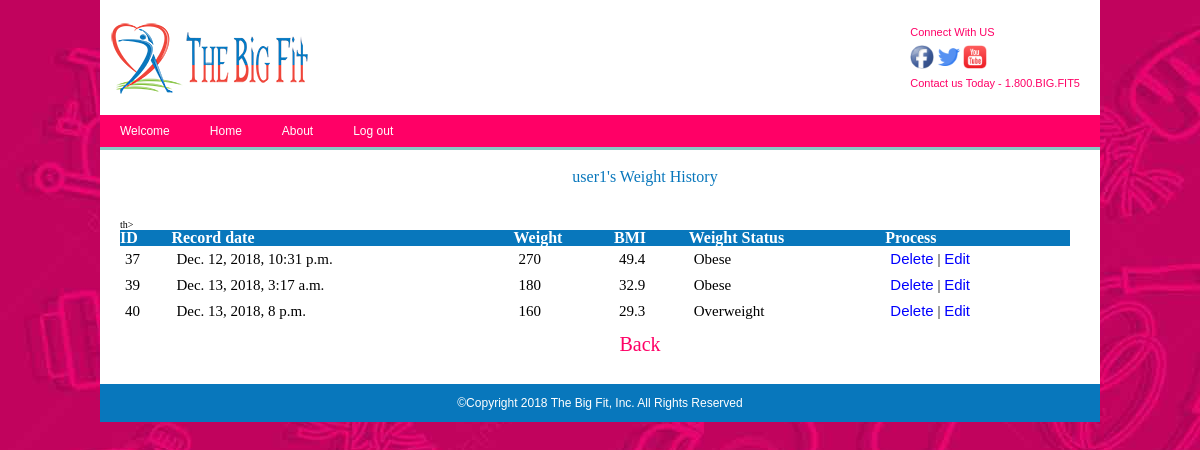
/weighthistory/ (signed in), run on the app's committed database.
### Bigfit/models.py (models this page shows, shortened)
class User(AbstractUser):
    SEX_CHOICES = [('M', 'Male'), ('F', 'Female')]
    target_weight = models.PositiveSmallIntegerField(validators=[MaxValueValidator(999)], null=True)
    feet = models.PositiveSmallIntegerField(validators=[MaxValueValidator(9)], null=True)
    inches = models.PositiveSmallIntegerField(validators=[MaxValueValidator(11)], null=True)
    date_of_birth = models.DateField(null=True)
    gender = models.CharField(choices=SEX_CHOICES, max_length=1, null=True)
    zip_code = models.CharField(max_length=5, null=True)
    phone = models.CharField(max_length=10, null=True)
    @property
    def totalInches(self):
        totalInches = self.feet*12 + self.inches
        return totalInches
    class Meta:
        ordering = ['last_name', 'first_name', 'id']

class WeightTracker(models.Model):
    user = models.ForeignKey('User', blank=True, null=True, on_delete=models.CASCADE)
    record_date = models.DateTimeField(auto_now_add=True)
    weight = models.PositiveSmallIntegerField(validators=[MaxValueValidator(999)])
    insert_date = models.DateTimeField(auto_now_add=True)
    update_date = models.DateTimeField(auto_now=True)
    @property
    def bmi(self):
        inches = self.user.totalInches
        weight = self.weight
        bmi = round((weight / (inches * inches)) * 703.0, 1)
        return bmi
    @property
    def weightStatus(self):
        status = None
        if self.bmi <= 18.5:
            status = "Underweight"
        elif 18.5 <= self.bmi <= 24.9:
            status = "Normal weight"
        elif 25 <= self.bmi <= 29.9:
            status = "Overweight"
        elif self.bmi >= 30:
            status = "Obese"
        return status
    class Meta:
        ordering = ['user', 'record_date']

### Bigfit/views.py (the view)
# urls.py: path('weighthistory/', views.weighthistory),
def weighthistory(request):
    current_id = request.user.id
    weight_tracker_list_obj = models.WeightTracker.objects.filter(user_id=current_id)
    return render(request, 'weighthistory.html', {'li': weight_tracker_list_obj})

### templates/weighthistory.html (shortened to what this page needs)
{% extends 'base.html' %}
{% block content %}
        <div id = "content">
    <p>{{ request.session.user_name }}'s Weight History </p>
</div>
        <table border="1">
            <tr>
                <th>ID</th>th>
                <th>Record date</th>
                <th>Weight</th>
                <th>BMI</th>
                <th>Weight Status</th>
                <th>Process</th>
            </tr>
            {% for item in li %}
            <tr>
                <td>{{ item.id }}
                <td>{{ item.record_date }}</td>
                <td>{{ item.weight }}</td>
                <td>{{ item.bmi }}</td>
                <td>{{ item.weightStatus }}</td>
                <td>
                    <a href="/deleteweight?nid={{ item.id }}">Delete</a>
                    |
                    <a href="/editweight?nid={{ item.id }}">Edit</a>
                </td>
            </tr>
            {% endfor %}
        </table>
    <ul>
         <li><a href="/index/">Back</a></li>
    </ul>
{% endblock %}

### static/styles.css (style rules this page uses)
﻿ html, body { margin: 0; padding: 0; border:0; background: transparent; font-size:10px; }
div, span, article, aside, footer, header, hgroup, nav, section, h1, h2, h3, h4, h5, h6, p, blockquote, a, ol, ul, li, table, tr, th, td, tbody, tfoot, thead { margin:0; padding:0; border:0; vertical-align: baseline; background:transparent; }
table { border-collapse: collapse; border-spacing:0; }
h1, h2, h3, h4, h5, h6, p, li, blockquote, td, th, a, caption, em, strong, strike { font-family: Arial, Helvetica, sans-serif; font-size:100%; font-weight: normal; font-style:normal; line-height: 100%; text-indent:0; text-decoration:none; text-align: left; color: #000; }
ol, ul { list-style: none; }
body { background-color:#EA0071 }
p { color: #000; font-size:12px; line-height:150% }
a:link { color: #00f; }
ul li { color:#000; font-size:12px; }
table { width:95%; }
th { font-weight:bold; }
thead,th { background: #ccc; }
#content { width:100%; height:auto; padding:20px; }
#content p { font-size:16px; font-family:"Arial Rounded MT Bold" ; color:#0877BC; padding:10px; margin-left:10px; text-align:center; }
#content li { padding:10px; text-align:center; font-size:20px; font-family:"Arial Rounded MT Bold" }
#content ul li a { font-size:20px; font-family:"Arial Rounded MT Bold"; color:#ff0066; margin-left:40px; text-align:center; }
#content ul li a:link { font-size:20px; font-family:"Arial Rounded MT Bold"; color:#ff0066; }
#content table { width:95%; }
#content th { font-weight:bold; font-family: "Arial Rounded MT Bold"; color:#ffffff; }
#content thead,th { background:#0877BC; }
#content td { padding:5px 5px; font-family: "Arial Rounded MT Bold"; font-size:15px; }

### data on the page
User: session.user_name "user1"
WeightTracker: id "37", record_date "Dec. 12, 2018, 10:31 p.m.", weight "270", bmi "49.4", weightStatus "Obese"
WeightTracker: id "39", record_date "Dec. 13, 2018, 3:17 a.m.", weight "180", bmi "32.9", weightStatus "Obese"
WeightTracker: id "40", record_date "Dec. 13, 2018, 8 p.m.", weight "160", bmi "29.3", weightStatus "Overweight"
